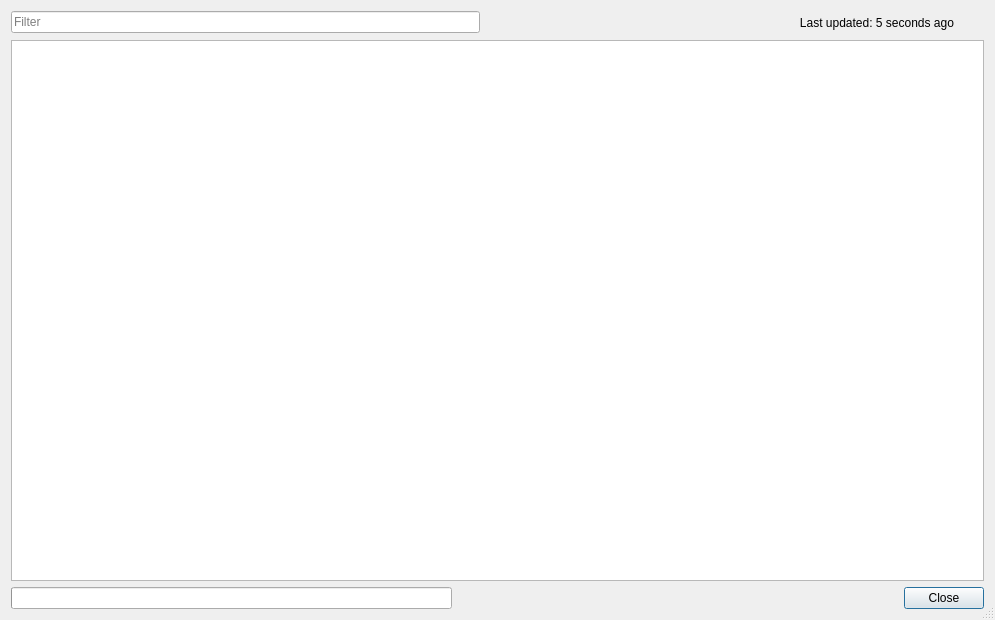
<?xml version="1.0" encoding="UTF-8"?>
<ui version="4.0">
 <class>ImportCartDialog</class>
 <widget class="QDialog" name="ImportCartDialog">
  <property name="geometry">
   <rect>
    <x>0</x>
    <y>0</y>
    <width>995</width>
    <height>620</height>
   </rect>
  </property>
  <property name="windowTitle">
   <string>Import BrickLink Shopping Cart</string>
  </property>
  <property name="sizeGripEnabled">
   <bool>true</bool>
  </property>
  <layout class="QVBoxLayout" name="verticalLayout">
   <item>
    <layout class="QHBoxLayout" name="horizontalLayout">
     <item>
      <widget class="HistoryLineEdit" name="w_filter">
       <property name="sizePolicy">
        <sizepolicy hsizetype="Expanding" vsizetype="Fixed">
         <horstretch>1</horstretch>
         <verstretch>0</verstretch>
        </sizepolicy>
       </property>
       <property name="placeholderText">
        <string>Filter</string>
       </property>
       <property name="clearButtonEnabled">
        <bool>true</bool>
       </property>
      </widget>
     </item>
     <item>
      <widget class="QLabel" name="w_lastUpdated">
       <property name="sizePolicy">
        <sizepolicy hsizetype="Preferred" vsizetype="Preferred">
         <horstretch>1</horstretch>
         <verstretch>0</verstretch>
        </sizepolicy>
       </property>
       <property name="text">
        <string notr="true">Last updated: 5 seconds ago</string>
       </property>
       <property name="alignment">
        <set>Qt::AlignRight|Qt::AlignTrailing|Qt::AlignVCenter</set>
       </property>
      </widget>
     </item>
     <item>
      <widget class="QToolButton" name="w_update">
       <property name="toolTip">
        <string>Update now</string>
       </property>
       <property name="icon">
        <iconset theme="view-refresh">
         <normaloff>.</normaloff>.</iconset>
       </property>
       <property name="autoRaise">
        <bool>true</bool>
       </property>
      </widget>
     </item>
    </layout>
   </item>
   <item>
    <widget class="QTreeView" name="w_carts">
     <property name="alternatingRowColors">
      <bool>true</bool>
     </property>
     <property name="selectionMode">
      <enum>QAbstractItemView::ExtendedSelection</enum>
     </property>
     <property name="rootIsDecorated">
      <bool>false</bool>
     </property>
     <property name="uniformRowHeights">
      <bool>true</bool>
     </property>
     <property name="sortingEnabled">
      <bool>true</bool>
     </property>
     <property name="animated">
      <bool>true</bool>
     </property>
     <property name="allColumnsShowFocus">
      <bool>true</bool>
     </property>
     <property name="wordWrap">
      <bool>true</bool>
     </property>
    </widget>
   </item>
   <item>
    <layout class="QHBoxLayout" name="horizontalLayout_3">
     <item>
      <widget class="QProgressBar" name="w_progress">
       <property name="sizePolicy">
        <sizepolicy hsizetype="Expanding" vsizetype="Fixed">
         <horstretch>1</horstretch>
         <verstretch>0</verstretch>
        </sizepolicy>
       </property>
       <property name="format">
        <string>%v / %m</string>
       </property>
      </widget>
     </item>
     <item>
      <widget class="QWidget" name="widget" native="true">
       <property name="sizePolicy">
        <sizepolicy hsizetype="Preferred" vsizetype="Preferred">
         <horstretch>1</horstretch>
         <verstretch>0</verstretch>
        </sizepolicy>
       </property>
      </widget>
     </item>
     <item>
      <widget class="QDialogButtonBox" name="w_buttons">
       <property name="standardButtons">
        <set>QDialogButtonBox::Close</set>
       </property>
      </widget>
     </item>
    </layout>
   </item>
  </layout>
 </widget>
 <layoutdefault spacing="6" margin="11"/>
 <customwidgets>
  <customwidget>
   <class>HistoryLineEdit</class>
   <extends>QLineEdit</extends>
   <header>historylineedit.h</header>
  </customwidget>
 </customwidgets>
 <tabstops>
  <tabstop>w_filter</tabstop>
  <tabstop>w_update</tabstop>
  <tabstop>w_carts</tabstop>
 </tabstops>
 <resources/>
 <connections>
  <connection>
   <sender>w_buttons</sender>
   <signal>rejected()</signal>
   <receiver>ImportCartDialog</receiver>
   <slot>reject()</slot>
   <hints>
    <hint type="sourcelabel">
     <x>973</x>
     <y>582</y>
    </hint>
    <hint type="destinationlabel">
     <x>987</x>
     <y>580</y>
    </hint>
   </hints>
  </connection>
 </connections>
</ui>
